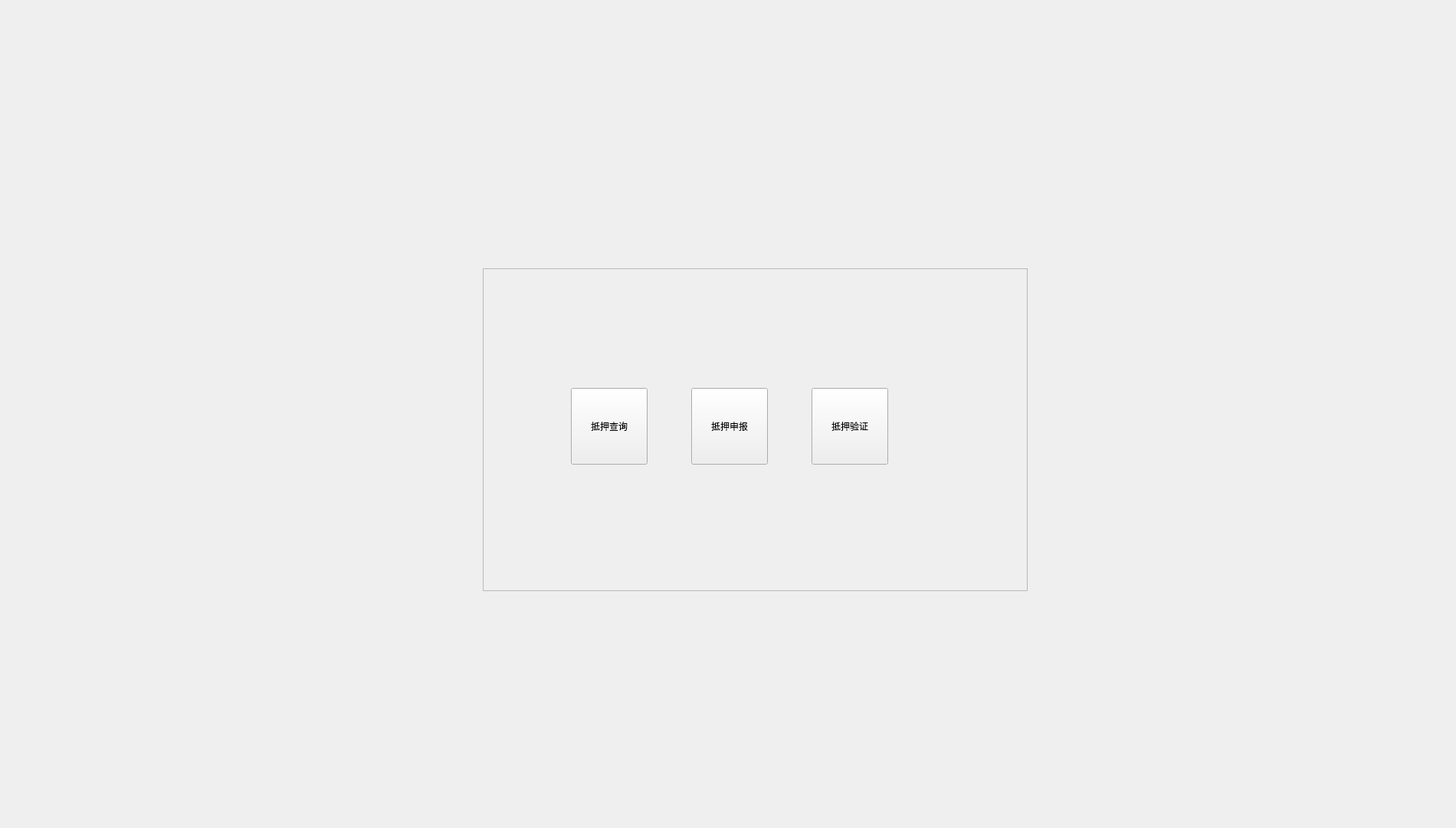
<?xml version="1.0" encoding="UTF-8"?>
<ui version="4.0">
 <class>mortgageBase</class>
 <widget class="BaseDialog" name="mortgageBase">
  <property name="geometry">
   <rect>
    <x>0</x>
    <y>0</y>
    <width>1900</width>
    <height>1080</height>
   </rect>
  </property>
  <property name="windowTitle">
   <string>mortgageBase</string>
  </property>
  <widget class="QFrame" name="frame">
   <property name="geometry">
    <rect>
     <x>630</x>
     <y>350</y>
     <width>711</width>
     <height>421</height>
    </rect>
   </property>
   <property name="frameShape">
    <enum>QFrame::StyledPanel</enum>
   </property>
   <property name="frameShadow">
    <enum>QFrame::Raised</enum>
   </property>
   <widget class="QToolButton" name="toolButton_2">
    <property name="geometry">
     <rect>
      <x>272</x>
      <y>156</y>
      <width>100</width>
      <height>100</height>
     </rect>
    </property>
    <property name="text">
     <string>抵押申报</string>
    </property>
   </widget>
   <widget class="QToolButton" name="toolButton_3">
    <property name="geometry">
     <rect>
      <x>429</x>
      <y>156</y>
      <width>100</width>
      <height>100</height>
     </rect>
    </property>
    <property name="text">
     <string>抵押验证</string>
    </property>
   </widget>
   <widget class="QToolButton" name="toolButton">
    <property name="geometry">
     <rect>
      <x>115</x>
      <y>156</y>
      <width>100</width>
      <height>100</height>
     </rect>
    </property>
    <property name="text">
     <string>抵押查询</string>
    </property>
   </widget>
  </widget>
 </widget>
 <layoutdefault spacing="6" margin="11"/>
 <customwidgets>
  <customwidget>
   <class>BaseDialog</class>
   <extends>QWidget</extends>
   <header>basedialog.h</header>
   <container>1</container>
  </customwidget>
 </customwidgets>
 <resources/>
 <connections/>
</ui>
